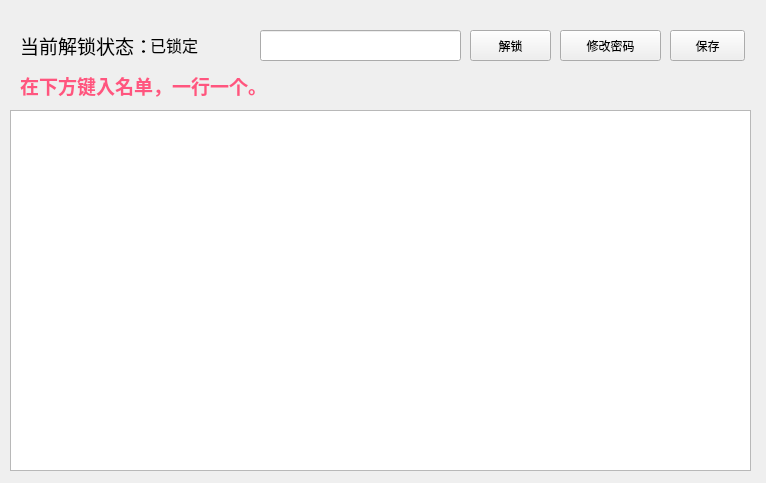
<?xml version="1.0" encoding="UTF-8"?>
<ui version="4.0">
 <class>Form</class>
 <widget class="QWidget" name="Form">
  <property name="geometry">
   <rect>
    <x>0</x>
    <y>0</y>
    <width>766</width>
    <height>483</height>
   </rect>
  </property>
  <property name="windowTitle">
   <string>Settings</string>
  </property>
  <widget class="QLabel" name="label">
   <property name="geometry">
    <rect>
     <x>20</x>
     <y>20</y>
     <width>151</width>
     <height>51</height>
    </rect>
   </property>
   <property name="text">
    <string>&lt;html&gt;&lt;head/&gt;&lt;body&gt;&lt;p&gt;&lt;span style=&quot; font-size:14pt;&quot;&gt;当前解锁状态：&lt;/span&gt;&lt;/p&gt;&lt;/body&gt;&lt;/html&gt;</string>
   </property>
  </widget>
  <widget class="QLabel" name="Lock_status">
   <property name="geometry">
    <rect>
     <x>150</x>
     <y>20</y>
     <width>171</width>
     <height>51</height>
    </rect>
   </property>
   <property name="text">
    <string>&lt;html&gt;&lt;head/&gt;&lt;body&gt;&lt;p&gt;&lt;span style=&quot; font-size:12pt;&quot;&gt;已锁定&lt;/span&gt;&lt;/p&gt;&lt;/body&gt;&lt;/html&gt;</string>
   </property>
  </widget>
  <widget class="TextEdit" name="contentEdit">
   <property name="geometry">
    <rect>
     <x>10</x>
     <y>110</y>
     <width>741</width>
     <height>361</height>
    </rect>
   </property>
   <property name="acceptRichText">
    <bool>false</bool>
   </property>
  </widget>
  <widget class="PasswordLineEdit" name="lineEdit">
   <property name="geometry">
    <rect>
     <x>260</x>
     <y>30</y>
     <width>201</width>
     <height>31</height>
    </rect>
   </property>
  </widget>
  <widget class="PushButton" name="unlock_button">
   <property name="geometry">
    <rect>
     <x>470</x>
     <y>30</y>
     <width>81</width>
     <height>31</height>
    </rect>
   </property>
   <property name="text">
    <string>解锁</string>
   </property>
  </widget>
  <widget class="PushButton" name="change_password_button">
   <property name="geometry">
    <rect>
     <x>560</x>
     <y>30</y>
     <width>101</width>
     <height>31</height>
    </rect>
   </property>
   <property name="text">
    <string>修改密码</string>
   </property>
  </widget>
  <widget class="PushButton" name="SaveButton">
   <property name="geometry">
    <rect>
     <x>670</x>
     <y>30</y>
     <width>75</width>
     <height>31</height>
    </rect>
   </property>
   <property name="text">
    <string>保存</string>
   </property>
  </widget>
  <widget class="QLabel" name="label_2">
   <property name="geometry">
    <rect>
     <x>20</x>
     <y>70</y>
     <width>321</width>
     <height>31</height>
    </rect>
   </property>
   <property name="text">
    <string>&lt;html&gt;&lt;head/&gt;&lt;body&gt;&lt;p&gt;&lt;span style=&quot; font-size:14pt; font-weight:600; color:#ff557f;&quot;&gt;在下方键入名单，一行一个。&lt;/span&gt;&lt;/p&gt;&lt;/body&gt;&lt;/html&gt;</string>
   </property>
  </widget>
 </widget>
 <customwidgets>
  <customwidget>
   <class>PushButton</class>
   <extends>QPushButton</extends>
   <header location="global">qfluentwidgets</header>
  </customwidget>
  <customwidget>
   <class>PasswordLineEdit</class>
   <extends>QLineEdit</extends>
   <header location="global">qfluentwidgets</header>
  </customwidget>
  <customwidget>
   <class>TextEdit</class>
   <extends>QTextEdit</extends>
   <header location="global">qfluentwidgets</header>
  </customwidget>
 </customwidgets>
 <resources/>
 <connections/>
</ui>
